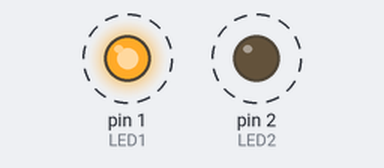
The sketch below on a simulated Arduino Uno, built with avr-gcc and run on an emulated ATmega328P. On the bench: output pins drawn as LEDs (lit = HIGH). Dashed ring = blinking.

Above: at 0.05 s.
Timing chart, 0 to 3.0 s (numbered marks = the images above):
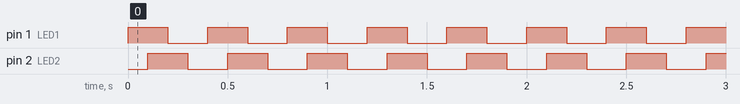

Measured:
- by itself, pin 1 (LED1), pin 2 (LED2): alternates HIGH for 0.20 s and LOW for 0.20 s

The sketch:

arduino-lights.ino
```cpp
/*
 * Author: Serena He
 * Testing out LED light show ideas on Arduino
 */

int LED1 = 1;
int LED2 = 2;

void setup() {
  pinMode(LED1, OUTPUT);
  pinMode(LED2, OUTPUT);

}

void loop() {
  digitalWrite(LED1, HIGH); // turn on LED1
  delay(100);               // 100 ms wait
  digitalWrite(LED2, HIGH); // turn on LED2
  delay(100);               // 100 ms wait
  digitalWrite(LED1, LOW);  // turn off LED1
  delay(100);               // 100 ms wait
  digitalWrite(LED2, LOW);  // turn off LED2
  delay(100);               // 100 ms wait
}
```
